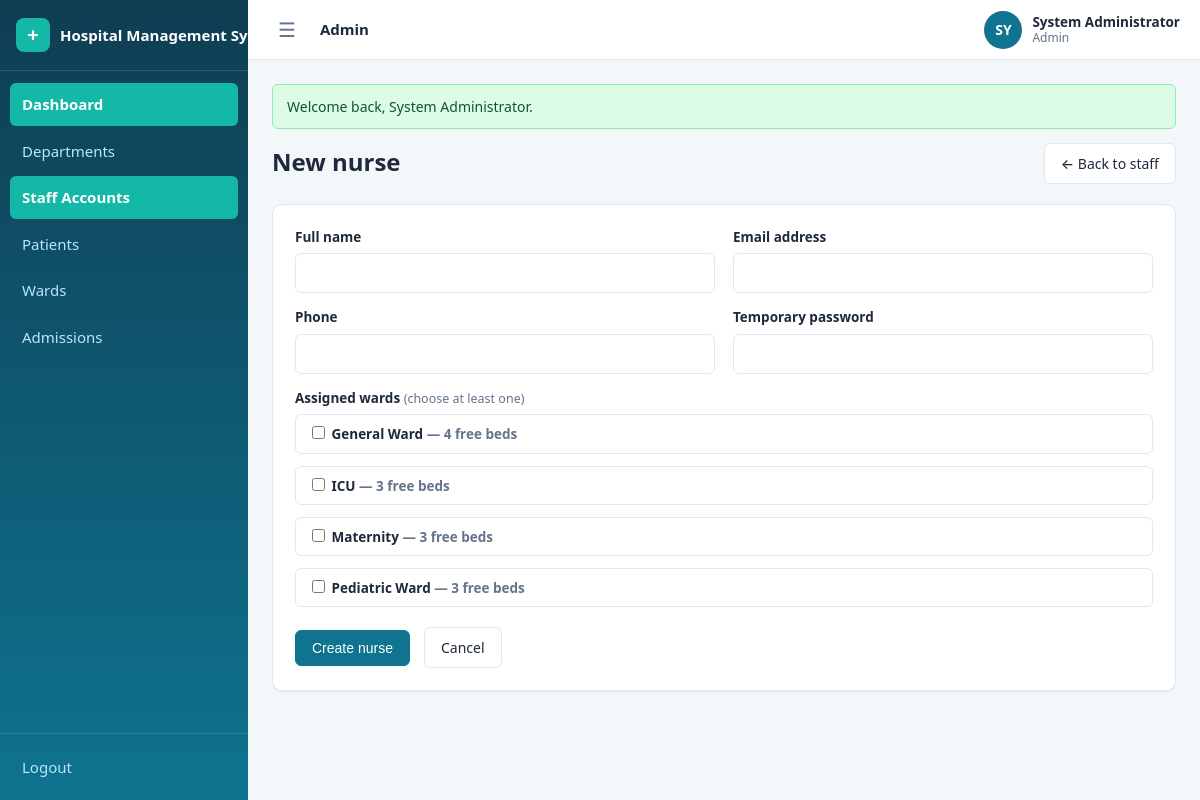
Page /admin/staff/nurses/create (signed in) on the committed database.
### tables this page shows
CREATE TABLE IF NOT EXISTS wards (
    id          INT UNSIGNED AUTO_INCREMENT PRIMARY KEY,
    name        VARCHAR(100) NOT NULL,
    description TEXT DEFAULT NULL,
    created_at  TIMESTAMP NOT NULL DEFAULT CURRENT_TIMESTAMP,
    updated_at  TIMESTAMP NOT NULL DEFAULT CURRENT_TIMESTAMP ON UPDATE CURRENT_TIMESTAMP,
    UNIQUE KEY uq_wards_name (name)
);

### config/helpers.php (called while the page is built, shortened)
<?php
function e($value): string
{
    return htmlspecialchars((string) $value, ENT_QUOTES, 'UTF-8');
}
function url(string $path = ''): string
{
    return BASE_URL . '/' . ltrim($path, '/');
}
function old(string $key, string $fallback = ''): string
{
    $value = $_SESSION['old'][$key] ?? $fallback;
    return e($value);
}
function render_partial(string $view, array $data = []): string
{
    extract($data, EXTR_SKIP);
    require APP_ROOT . '/views/' . $view . '.php';
    return ob_get_clean();
}
function view(string $view, array $data = [], string $layout = 'app'): void
{
    $content = render_partial($view, $data);
}

### controllers/StaffController.php (called while the page is built, shortened)
<?php
class StaffController
{
    public function nurseCreate(): void
    {
        view('admin/staff/nurse-create', [
            'wards' => Ward::all(),
        ]);
    }
}

### public/index.php (called while the page is built, shortened)
<?php
require_once __DIR__ . '/../config/config.php';
$method = $_SERVER['REQUEST_METHOD'];
$path   = '/' . trim($_GET['url'] ?? '', '/');
if ($path !== '/') {
    $path = rtrim($path, '/');
}
[$controllerClass, $action, $params] = dispatch($routes, $method, $path);
$controller = new $controllerClass();
call_user_func_array([$controller, $action], [$params]);
function dispatch(array $routes, string $method, string $path): array
{
    foreach ($routes[$method] ?? [] as $pattern => $handler) {
        $params = match_route($pattern, $path);
        if ($params !== null) {
            return [$handler[0], $handler[1], $params];
        }
    }
    exit;
}
function match_route(string $pattern, string $path): ?array
{
    $patternParts = explode('/', trim($pattern, '/'));
    $pathParts    = $path === '/' ? [''] : explode('/', trim($path, '/'));
    if (count($patternParts) !== count($pathParts)) {
        return null;
    }
    $params = [];
    foreach ($patternParts as $i => $segment) {
        if (strlen($segment) > 2 && $segment[0] === '{' && substr($segment, -1) === '}') {
            $key = substr($segment, 1, -1);
            $params[$key] = urldecode($pathParts[$i]);
        } elseif ($segment !== $pathParts[$i]) {
            return null;
        }
    }
    return $params;
}

### config/database.php (called while the page is built, shortened)
<?php
final class Database
{
    private static ?PDO $instance = null;
    public static function getInstance(): PDO
    {
        if (self::$instance === null) {
            $dsn = 'mysql:host=' . DB_HOST . ';port=' . DB_PORT . ';dbname=' . DB_NAME . ';charset=' . DB_CHARSET;
            try {
                self::$instance = new PDO($dsn, DB_USER, DB_PASS, [
                    PDO::ATTR_ERRMODE            => PDO::ERRMODE_EXCEPTION,
                    PDO::ATTR_DEFAULT_FETCH_MODE => PDO::FETCH_ASSOC,
                    PDO::ATTR_EMULATE_PREPARES   => false,
                ]);
            } catch (PDOException $e) {
                die('Database connection failed: ' . e($e->getMessage()));
            }
        }
        return self::$instance;
    }
}

### config/config.php (called while the page is built, shortened)
<?php
require_once APP_ROOT . '/config/database.php';
function db(): PDO
{
    return Database::getInstance();
}
require_once APP_ROOT . '/config/helpers.php';

### models/Ward.php (called while the page is built, shortened)
<?php
class Ward
{
    public static function all(): array
    {
        $stmt = db()->query(
            'SELECT w.*, COUNT(b.id) AS bed_count,
                    COALESCE(SUM(b.status = "occupied"), 0) AS occupied_count
             FROM wards w
             LEFT JOIN beds b ON b.ward_id = w.id
             GROUP BY w.id
             ORDER BY w.name'
        );
        return $stmt->fetchAll();
    }
}

### views/admin/staff/nurse-create.php (the view, shortened to what this page needs)
<div class="row">
    <h1 class="page-title grow">New nurse</h1>
    <a class="btn" href="<?= url('/admin/staff') ?>">&larr; Back to staff</a>
</div>
<div class="card mt">
    <form method="post" action="<?= url('/admin/staff/nurses/store') ?>">
        <div class="form-grid">
            <div class="form-group">
                <label for="name">Full name</label>
                <input type="text" id="name" name="name" value="<?= old('name') ?>" required>
            </div>
            <div class="form-group">
                <label for="email">Email address</label>
                <input type="email" id="email" name="email" value="<?= old('email') ?>" required>
            </div>
            <div class="form-group">
                <label for="phone">Phone</label>
                <input type="tel" id="phone" name="phone" value="<?= old('phone') ?>">
            </div>
            <div class="form-group">
                <label for="password">Temporary password</label>
                <input type="password" id="password" name="password" required minlength="8">
            </div>
        </div>
        <div class="form-group">
            <label>Assigned wards <span class="optional">(choose at least one)</span></label>
            <div class="check-list" id="wards">
                <?php foreach ($wards as $ward): ?>
                    <label class="check-item">
                        <input type="checkbox" name="wards[]" value="<?= (int) $ward['id'] ?>">
                        <?= e($ward['name']) ?>
                        <span class="text-muted">— <?= (int) $ward['bed_count'] - (int) $ward['occupied_count'] ?> free beds</span>
                    </label>
                <?php endforeach; ?>
            </div>
        </div>
        <div class="row">
            <button class="btn btn-primary" type="submit">Create nurse</button>
            <a class="btn" href="<?= url('/admin/staff') ?>">Cancel</a>
        </div>
    </form>
</div>

### public/assets/css/style.css (style rules this page uses)
:root { --primary: #0e7490; --primary-dark: #155e75; --primary-soft: #ecfeff; --teal: #14b8a6; --teal-dark: #0f766e; --bg: #f4f7f9; --surface: #ffffff; --border: #e2e8f0; --text: #1e293b; --text-muted: #64748b; --ok: #16a34a; --ok-soft: #dcfce7; --warn: #b45309; --warn-soft: #fef3c7; --danger: #dc2626; --danger-soft: #fee2e2; --info: #0369a1; --info-soft: #dbeafe; --radius: 10px; --radius-sm: 6px; --shadow-sm: 0 1px 2px rgba(15, 23, 42, .06); --shadow-md: 0 10px 24px rgba(15, 23, 42, .10); --font: 'Segoe UI', system-ui, -apple-system, sans-serif; --sidebar-w: 248px; --sidebar-coll: 76px; --header-h: 60px; }
* { box-sizing: border-box; }
html, body { margin: 0; padding: 0; font-family: var(--font); color: var(--text); background: var(--bg); font-size: 15px; line-height: 1.5; }
a { color: var(--primary); text-decoration: none; }
.text-muted { color: var(--text-muted); }
.app { display: flex; min-height: 100vh; }
.page-title { font-size: 24px; margin: 0 0 4px; }
.mt { margin-top: 20px; }
.card { background: var(--surface); border: 1px solid var(--border); border-radius: var(--radius); box-shadow: var(--shadow-sm); padding: 22px; }
.btn { display: inline-flex; align-items: center; justify-content: center; gap: 6px; padding: 9px 16px; border-radius: var(--radius-sm); border: 1px solid var(--border); background: var(--surface); color: var(--text); font-size: 14px; font-weight: 500; cursor: pointer; transition: background .15s, border-color .15s, box-shadow .15s; }
.btn-primary { background: var(--primary); border-color: var(--primary); color: #fff; }
.form-group { margin-bottom: 14px; }
.form-group label { display: block; font-size: 13.5px; font-weight: 600; margin-bottom: 6px; }
.optional { font-weight: 400; color: var(--text-muted); font-size: 12.5px; }
input[type="text"], input[type="email"], input[type="password"], input[type="date"], input[type="time"], input[type="tel"], input[type="search"], input[type="number"], select, textarea { width: 100%; padding: 9px 12px; border: 1px solid var(--border); border-radius: var(--radius-sm); font-size: 14.5px; font-family: var(--font); color: var(--text); background: var(--surface); transition: border-color .15s, box-shadow .15s; }
.form-grid { display: grid; grid-template-columns: 1fr 1fr; gap: 0 18px; }
.check-list { display: flex; flex-direction: column; gap: 6px; }
.check-item { display: flex; align-items: center; gap: 8px; border: 1px solid var(--border); border-radius: var(--radius-sm); padding: 8px 12px; background: var(--surface); cursor: pointer; }
.check-item input { width: auto; }
.row { display: flex; gap: 14px; align-items: center; flex-wrap: wrap; }
.row .grow { flex: 1; }

### rows in the picture
wards: name "General Ward", occupied_count "4"
wards: name "ICU", occupied_count "3"
wards: name "Maternity", occupied_count "3"
wards: name "Pediatric Ward", occupied_count "3"

### other values in the picture
APP_NAME "Hospital Management…"
$label "Dashboard"
$label "Departments"
$label "Staff Accounts"
$label "Patients"
$label "Wards"
$label "Admissions"
$roleLabel "Admin"
$initials "SY"
$user['name'] "System Administrator"
$flash['message'] "Welcome back, System Administrator."
